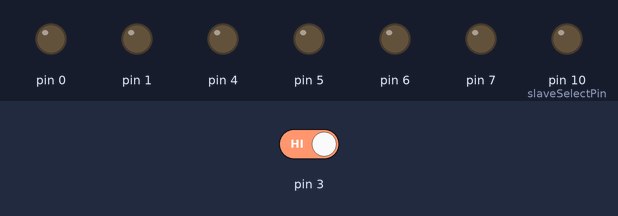
Recording of a sketch running on a simulated Arduino Uno, built with avr-gcc and run on an emulated ATmega328P. Shown: output pins drawn as LEDs (lit = HIGH). The inputs (shaded band) are chosen by the test bench; at power-on: pin 3 HIGH.

Above: at 1.2 s.
1.3 s: pin 3 driven LOW
At 2.7 s:
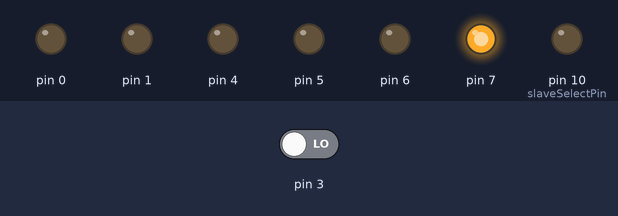
Timing chart, 0 to 4.3 s (numbered marks = the images above; inputs shaded):
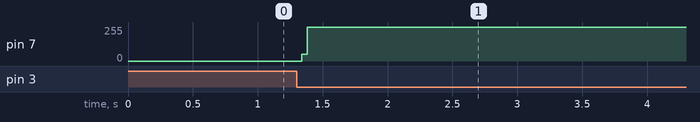

Measured:
- after the input at 1.3 s, pin 7: 0/255 → 255/255 at once

The sketch:

SPI_LED_hello_world_rounded.ino
```cpp
//#define COUNTER
#define FLICKER

// include the SPI library:
#include <SPI.h>

// set pin 10 as the slave select for the digital pot:
  const int slaveSelectPin = 10;

struct fin { byte lsb,msb; };

const static fin data[] =
{
  {0x00,0x00}, // 0
  {0x77,0x00}, // 1
  {0x88,0x80}, // 2
  {0x88,0x80}, // 3
  {0x88,0x80}, // 4
  {0x80,0x80}, // 5
  {0x80,0x80}, // 6
  {0x00,0x00}, // 7
  {0x00,0x00}, // 8
  {0x07,0x00}, // 9
  {0x08,0x80}, // 10
  {0x08,0x80}, // 11
  {0x08,0x80}, // 12
  {0x08,0x80}, // 13
  {0x08,0x80}, // 14
  {0xFF,0x00}, // 15
  {0x00,0x00}, // 16
  {0x00,0x00}, // 17
  {0xFF,0x80}, // 18
  {0x80,0x00}, // 19
  {0x80,0x00}, // 20
  {0x80,0x00}, // 21
  {0x80,0x00}, // 22
  {0x80,0x00}, // 23
  {0xFF,0x80}, // 24
  {0x00,0x00}, // 25
  {0x00,0x00}, // 26
  {0x7F,0x00}, // 27
  {0x80,0x80}, // 28
  {0x80,0x80}, // 29
  {0x80,0x80}, // 30
  {0x80,0x80}, // 31
  {0x80,0x80}, // 32
  {0x7F,0x00}, // 33
  {0x00,0x00}, // 34
  {0x00,0x00}, // 35
  {0xF7,0x00}, // 36
  {0x08,0x80}, // 37
  {0x08,0x80}, // 38
  {0x08,0x80}, // 39
  {0x08,0x80}, // 40
  {0x08,0x80}, // 41
  {0xFF,0x80}, // 42
  {0x00,0x00}, // 43
  {0x20,0x00}, // 44
  {0x63,0x00}, // 45
  {0xA0,0x80}, // 46
  {0x80,0x80}, // 47
  {0x80,0x80}, // 48
  {0x80,0x80}, // 49
  {0x7F,0x00}, // 50
  {0x00,0x00}, // 51
  {0x00,0x00}, // 52
  {0x00,0x00}, // 53
  {0x00,0x00}, // 54
  {0x00,0x00}, // 51
  {0x00,0x00}, // 52
  {0x00,0x00}, // 53
  {0x00,0x00}, // 54
  {0x01,0x80}, // 55
  {0x06,0x00}, // 56
  {0x18,0x00}, // 57
  {0x60,0x00}, // 58
  {0x80,0x00}, // 59
  {0x60,0x00}, // 60
  {0x18,0x00}, // 61
  {0x06,0x00}, // 62
  {0x01,0x80}, // 63
  {0x00,0x00}, // 64
  {0x00,0x00}, // 65
  {0x7F,0x00}, // 66
  {0x80,0x80}, // 67
  {0x80,0x80}, // 68
  {0x80,0x80}, // 69
  {0x80,0x80}, // 70
  {0x80,0x80}, // 71
  {0x7F,0x00}, // 72
  {0x00,0x00}, // 73
  {0x00,0x00}, // 74
  {0x07,0x00}, // 75
  {0x08,0x80}, // 76
  {0x08,0x80}, // 77
  {0x08,0x80}, // 78
  {0x08,0x80}, // 79
  {0x08,0x80}, // 80
  {0xFF,0x80}, // 81
  {0x00,0x00}, // 82
  {0x00,0x00}, // 83
  {0x7F,0x00}, // 84
  {0x80,0x80}, // 85
  {0x80,0x80}, // 86
  {0x80,0x80}, // 87
  {0x80,0x80}, // 88
  {0x80,0x80}, // 89
  {0xFF,0x80}, // 90
  {0x00,0x00}, // 91
  {0x00,0x00}, // 92
  {0x77,0x00}, // 93
  {0x88,0x80}, // 94
  {0x88,0x80}, // 95
  {0x88,0x80}, // 96
  {0x88,0x80}, // 97
  {0x80,0x80}, // 98
  {0x80,0x80}, // 99
  {0x00,0x00}, // 104
  {0x00,0x00}, // 105
  {0x00,0x00}, // 106
  {0x00,0x00}, // 107
  {0x00,0x00}, // 108
  {0x00,0x00}, // 109
  {0x00,0x00}, // 110
  {0x00,0x00}, // 111
  {0x00,0x00}, // 112
  {0x00,0x00}, // 113
  {0x00,0x00}, // 114
  {0x00,0x00}, // 115
  {0x00,0x00}, // 116
  {0x00,0x00}, // 117
  {0x00,0x00}, // 118
  {0x00,0x00}, // 119
  {0x00,0x00}, // 120
  {0x00,0x00}, // 121
  {0x00,0x00}, // 122
  {0x00,0x00}, // 123
  {0x00,0x00}, // 124
  {0x00,0x00}, // 125
  {0x00,0x00}, // 126
  {0x00,0x00}, // 127
  {0x00,0x00}, // 128
  {0x00,0x00}, // 129
  {0x00,0x00}, // 130
  {0x00,0x00}, // 131
  {0x00,0x00}, // 132
  {0x00,0x00}, // 133
  {0x00,0x00}, // 134
  {0x00,0x00}, // 135
  {0x00,0x00}, // 136
  {0x00,0x00}, // 137
  {0x00,0x00}, // 138
  {0x00,0x00}, // 139
  {0x00,0x00}, // 140
  {0x00,0x00}, // 141
  {0x00,0x00}, // 142
  {0x00,0x00}, // 143
  {0xFF,0x80}, // 144
  {0x08,0x00}, // 145
  {0x08,0x00}, // 146
  {0x08,0x00}, // 147
  {0x08,0x00}, // 148
  {0x08,0x00}, // 149
  {0xFF,0x80}, // 150
  {0x00,0x00}, // 151
  {0x00,0x00}, // 152
  {0xFF,0x80}, // 153
  {0x88,0x80}, // 154
  {0x88,0x80}, // 155
  {0x88,0x80}, // 156
  {0x88,0x80}, // 157
  {0x80,0x80}, // 158
  {0x80,0x80}, // 159
  {0x00,0x00}, // 160
  {0x00,0x00}, // 161
  {0xFF,0x80}, // 162
  {0x00,0x80}, // 163
  {0x00,0x80}, // 164
  {0x00,0x80}, // 165
  {0x00,0x80}, // 166
  {0x00,0x80}, // 167
  {0x00,0x80}, // 168
  {0x00,0x00}, // 169
  {0x00,0x00}, // 170
  {0xFF,0x80}, // 171
  {0x00,0x80}, // 172
  {0x00,0x80}, // 173
  {0x00,0x80}, // 174
  {0x00,0x80}, // 175
  {0x00,0x80}, // 176
  {0x00,0x80}, // 177
  {0x00,0x00}, // 178
  {0x00,0x00}, // 179
  {0x7F,0x00}, // 180
  {0x80,0x80}, // 181
  {0x80,0x80}, // 182
  {0x80,0x80}, // 183
  {0x80,0x80}, // 184
  {0x80,0x80}, // 185
  {0x7F,0x00}, // 186
  {0x00,0x00}, // 187
  {0x00,0x00}, // 188
  {0x00,0x00}, // 189
  {0x00,0x00}, // 190
  {0x00,0x00}, // 191
  {0x00,0x00}, // 192
  {0x00,0x00}, // 193
  {0x00,0x00}, // 194
  {0xFF,0x00}, // 195
  {0x00,0x80}, // 196
  {0x00,0x80}, // 197
  {0x03,0x00}, // 198
  {0x00,0x80}, // 199
  {0x00,0x80}, // 200
  {0xFF,0x00}, // 201
  {0x00,0x00}, // 202
  {0x00,0x00}, // 203
  {0x7F,0x00}, // 204
  {0x80,0x80}, // 205
  {0x80,0x80}, // 206
  {0x80,0x80}, // 207
  {0x80,0x80}, // 208
  {0x80,0x80}, // 209
  {0x7F,0x00}, // 210
  {0x00,0x00}, // 211
  {0x00,0x00}, // 212
  {0xFF,0x80}, // 213
  {0x88,0x00}, // 214
  {0x88,0x00}, // 215
  {0x88,0x00}, // 216
  {0x88,0x00}, // 217
  {0x88,0x00}, // 218
  {0x77,0x80}, // 219
  {0x00,0x00}, // 220
  {0x00,0x00}, // 221
  {0xFF,0x80}, // 222
  {0x00,0x80}, // 223
  {0x00,0x80}, // 224
  {0x00,0x80}, // 225
  {0x00,0x80}, // 226
  {0x00,0x80}, // 227
  {0x00,0x80}, // 228
  {0x00,0x00}, // 229
  {0x00,0x00}, // 230
  {0xFF,0x80}, // 231
  {0x80,0x80}, // 232
  {0x80,0x80}, // 233
  {0x80,0x80}, // 234
  {0x80,0x80}, // 235
  {0x80,0x80}, // 236
  {0x7F,0x00}, // 237
  {0x00,0x00}, // 238
  {0x00,0x00}, // 239
  {0x00,0x00}, // 240
  {0x00,0x00}, // 241
  {0x00,0x00}, // 242
  {0x00,0x00}, // 243
  {0x00,0x00}, // 244
  {0x00,0x00}, // 245
  {0x00,0x00}, // 246
  {0x00,0x00}, // 247
  {0x00,0x00}, // 248
  {0x00,0x00}, // 249
  {0x00,0x00}, // 250
  {0x00,0x00}, // 251
  {0x00,0x00}, // 252
  {0x00,0x00}, // 253
  {0x00,0x00}, // 254
  {0x00,0x00}, // 255
};

unsigned i = 0;

void setup() {
  //pinMode(out_en_pin, OUTPUT);      // sets the digital pin as output
  // set the slaveSelectPin as an output:
  pinMode (slaveSelectPin, OUTPUT);
  attachInterrupt(1,timing,FALLING);
  DDRD = 0xF3;
  // initialize SPI:
  SPI.begin();
  SPI.setClockDivider(SPI_CLOCK_DIV2);
  SPI.setBitOrder(LSBFIRST);
}

void loop() {

}

void timing(){
   //Runs when falling edge from Schmitt Trigger is seen
   for (i=0; i<256; ++i) {
       LEDWrite(data[i]);
   }
}

void LEDWrite( struct fin dat ) {
  PORTD = 0b00000000;
  SPI.transfer(dat.msb);
  SPI.transfer(dat.lsb);
  delayMicroseconds(122);
  PORTD = 0b10000000;
}
```
